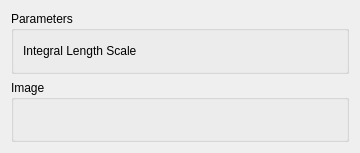
<?xml version="1.0" encoding="UTF-8"?>
<ui version="4.0">
 <class>WindLabGui::DlgKrenkCoherence</class>
 <widget class="QWidget" name="WindLabGui::DlgKrenkCoherence">
  <property name="geometry">
   <rect>
    <x>0</x>
    <y>0</y>
    <width>360</width>
    <height>153</height>
   </rect>
  </property>
  <property name="windowTitle">
   <string>Feature Parameters</string>
  </property>
  <property name="sizeGripEnabled" stdset="0">
   <bool>true</bool>
  </property>
  <layout class="QGridLayout" name="gridLayout">
   <item row="1" column="0">
    <widget class="QGroupBox" name="GroupBox5_5">
     <property name="title">
      <string>Image</string>
     </property>
     <layout class="QGridLayout" name="_6">
      <property name="leftMargin">
       <number>9</number>
      </property>
      <property name="topMargin">
       <number>9</number>
      </property>
      <property name="rightMargin">
       <number>9</number>
      </property>
      <property name="bottomMargin">
       <number>9</number>
      </property>
      <property name="spacing">
       <number>6</number>
      </property>
      <item row="1" column="0">
       <layout class="QHBoxLayout" name="horizontalLayout_9" stretch="0">
        <item>
         <widget class="QLabel" name="label_Image">
          <property name="text">
           <string/>
          </property>
         </widget>
        </item>
       </layout>
      </item>
     </layout>
    </widget>
   </item>
   <item row="0" column="0">
    <widget class="QGroupBox" name="GroupBox5_3">
     <property name="title">
      <string>Parameters</string>
     </property>
     <layout class="QGridLayout" name="_3">
      <property name="leftMargin">
       <number>9</number>
      </property>
      <property name="topMargin">
       <number>9</number>
      </property>
      <property name="rightMargin">
       <number>9</number>
      </property>
      <property name="bottomMargin">
       <number>9</number>
      </property>
      <property name="spacing">
       <number>6</number>
      </property>
      <item row="3" column="0">
       <layout class="QHBoxLayout" name="horizontalLayout_7" stretch="0,0">
        <item>
         <widget class="QLabel" name="label_7">
          <property name="text">
           <string>Integral Length Scale</string>
          </property>
         </widget>
        </item>
        <item>
         <widget class="Gui::QuantitySpinBox" name="doubleSpinBox_IntegralLengthScale" native="true">
          <property name="keyboardTracking" stdset="0">
           <bool>false</bool>
          </property>
         </widget>
        </item>
       </layout>
      </item>
     </layout>
    </widget>
   </item>
  </layout>
 </widget>
 <customwidgets>
  <customwidget>
   <class>Gui::QuantitySpinBox</class>
   <extends>QWidget</extends>
   <header>Gui/QuantitySpinBox.h</header>
  </customwidget>
 </customwidgets>
 <resources/>
 <connections/>
</ui>
